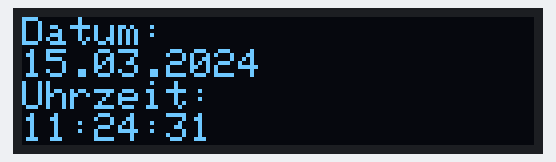
Recording of a program running on a simulated Raspberry Pi Pico running CircuitPython. Parts: 128×32 one-colour display. The clock reads 2024-03-15 10:24:30 at power-on unless the program sets it; what the program prints to the serial console is not drawn.

Above: at 1.6 s.
At 5.9 s:
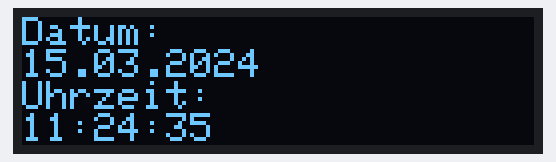
At 10.1 s:
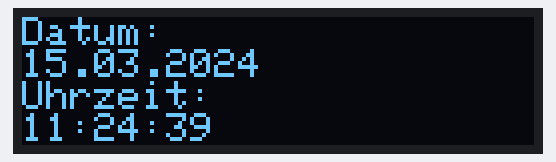
At 19.6 s:
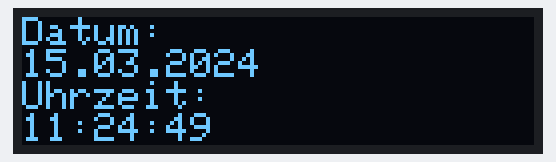
At 29.2 s:
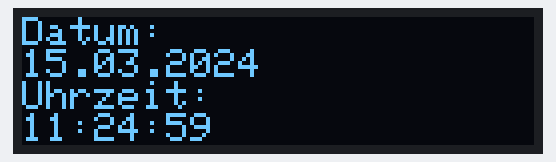
At 38.7 s:
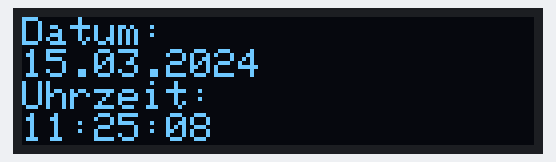

The program:

code.py
```python
import time
import board
import busio
import displayio
from adafruit_ssd1306 import SSD1306_I2C
import wifi
import socketpool
import adafruit_ntp
import rtc

# WLAN-Zugangsdaten
WIFI_SSID = "FRITZ!Repeater 3000"
WIFI_PASSWORD = ""

# I2C-Pins und Display-Setup
i2c = busio.I2C(scl=board.GP17, sda=board.GP16)
WIDTH = 128
HEIGHT = 32
display = SSD1306_I2C(WIDTH, HEIGHT, i2c)

# Verbinden mit WLAN
print("Verbinde mit WLAN...")
wifi.radio.connect(WIFI_SSID, WIFI_PASSWORD)
print("Mit WLAN verbunden!")
print("IP-Adresse:", wifi.radio.ipv4_address)

# Netzwerk-Socket für NTP
pool = socketpool.SocketPool(wifi.radio)
ntp = adafruit_ntp.NTP(
    pool, server="pool.ntp.org", tz_offset=1
)  # Zeit in UTC (Offset anpassen für lokale Zeit)
rtc_clock = rtc.RTC()


def display_text(str, line):
    display.text(str, 0, (line % 8) * 8, 1, font_name="/lib/font5x8.bin")


# Zeit-Update und Ausgabe
while True:
    try:
        # Hole die aktuelle Zeit
        current_time = ntp.datetime
        rtc_clock.datetime = current_time  # Setze die Echtzeituhr

        # Formatierte Uhrzeit und Datum
        formatted_date = "{:02}.{:02}.{:04}".format(
            current_time.tm_mday, current_time.tm_mon, current_time.tm_year
        )
        formatted_time = "{:02}:{:02}:{:02}".format(
            current_time.tm_hour, current_time.tm_min, current_time.tm_sec
        )

        print("Aktuelle Zeit:", formatted_time)

        # Display aktualisieren
        display.fill(0)  # Display löschen
        display.text("Datum:", 0, 0, 1, font_name="/lib/font5x8.bin")
        display.text(formatted_date, 0, 8, 1, font_name="/lib/font5x8.bin")
        display.text("Uhrzeit:", 0, 16, 1, font_name="/lib/font5x8.bin")
        display.text(formatted_time, 0, 24, 1, font_name="/lib/font5x8.bin")
        display.show()

        # Warte eine Sekunde
        time.sleep(1)
    except Exception as e:
        print("Fehler:", e)
        time.sleep(5)
```

Measured:
- what the display in image 0 shows lasts 1.0 s, from 1.6 s to 2.6 s
